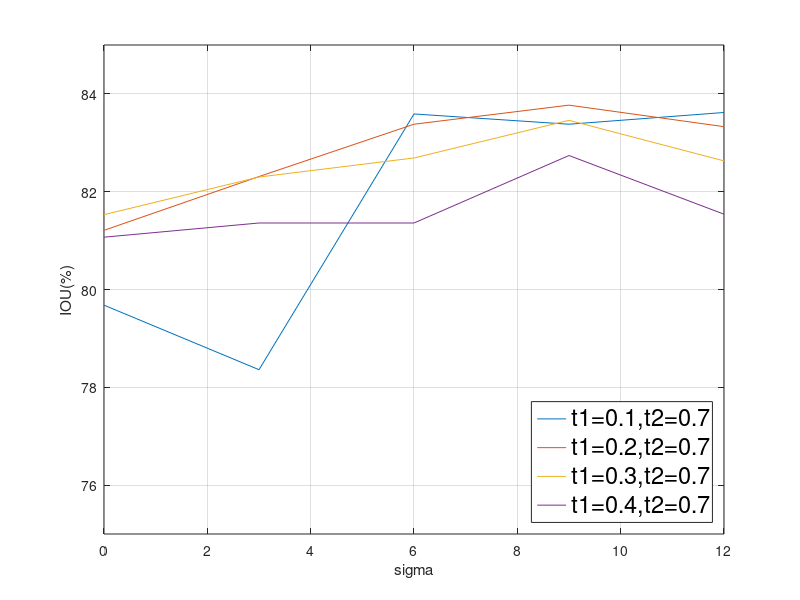
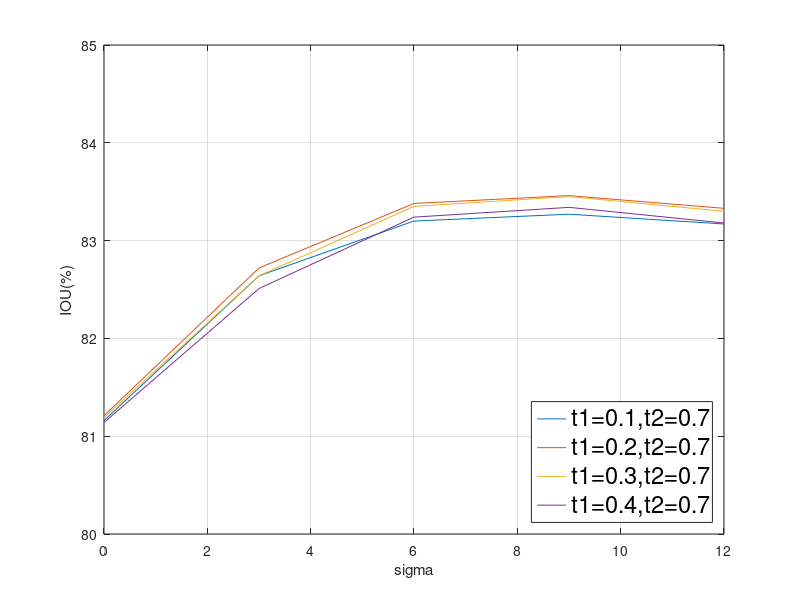

MATLAB code for these plots, in order:
clear;
x=[0,3,6,9,12];
y1=[79.68,78.36,83.59,83.38,83.62];
y2=[81.21,82.31,83.38,83.77,83.33];
y3=[81.53,82.30,82.69,83.46,82.63];
y4=[81.07,81.36,81.36,82.74,81.54];

figure(1)
plot(x,y1,x,y2,x,y3,x,y4);
axis([0 12 75,85]);
grid on;
legend({'t1=0.1,t2=0.7','t1=0.2,t2=0.7','t1=0.3,t2=0.7','t1=0.4,t2=0.7'},'Location','southeast','FontSize',17);
xlabel('sigma');
ylabel('IOU(%)');


x=[0,3,6,9,12];
y1=[81.16,82.64,83.20,83.27,83.17];
y2=[81.21,82.72,83.38,83.46,83.33];
y3=[81.19,82.64,83.35,83.45,83.30];
y4=[81.14,82.51,83.24,83.34,83.18];

figure(2)
plot(x,y1,x,y2,x,y3,x,y4);
axis([0 12 80,85]);
grid on;
legend({'t1=0.1,t2=0.7','t1=0.2,t2=0.7','t1=0.3,t2=0.7','t1=0.4,t2=0.7'},'Location','southeast','FontSize',17);
xlabel('sigma');
ylabel('IOU(%)');
